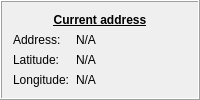
             <widget class="QFrame" name="AddressFrame">
                 <property name="enabled">
                     <bool>true</bool>
                 </property>
                 <property name="sizePolicy">
                     <sizepolicy hsizetype="Preferred" vsizetype="Preferred">
                         <horstretch>0</horstretch>
                         <verstretch>2</verstretch>
                     </sizepolicy>
                 </property>
                 <property name="tabletTracking">
                     <bool>false</bool>
                 </property>
                 <property name="contextMenuPolicy">
                     <enum>Qt::DefaultContextMenu</enum>
                 </property>
                 <property name="autoFillBackground">
                     <bool>false</bool>
                 </property>
     <property name="frameShape">
      <enum>QFrame::Box</enum>
     </property>
     <property name="frameShadow">
      <enum>QFrame::Raised</enum>
     </property>
     <property name="midLineWidth">
      <number>0</number>
     </property>
     <layout class="QFormLayout" name="formLayout_2">
      <item row="0" column="0" colspan="2">
       <widget class="QLabel" name="lblAddress">
        <property name="font">
         <font>
          <weight>75</weight>
          <bold>true</bold>
          <underline>true</underline>
         </font>
        </property>
        <property name="text">
         <string>Current address</string>
        </property>
        <property name="alignment">
         <set>Qt::AlignCenter</set>
        </property>
       </widget>
      </item>
      <item row="1" column="0">
       <widget class="QLabel" name="lblAdd">
        <property name="frameShape">
         <enum>QFrame::NoFrame</enum>
        </property>
        <property name="text">
         <string>Address:</string>
        </property>
       </widget>
      </item>
      <item row="2" column="0">
       <widget class="QLabel" name="lblLat">
        <property name="text">
         <string>Latitude:</string>
        </property>
       </widget>
      </item>
      <item row="2" column="1">
       <widget class="QLabel" name="lblInfoLat">
        <property name="text">
         <string>N/A</string>
        </property>
       </widget>
      </item>
      <item row="3" column="0">
       <widget class="QLabel" name="lblLong">
        <property name="text">
         <string>Longitude:</string>
        </property>
       </widget>
      </item>
      <item row="3" column="1">
       <widget class="QLabel" name="lblInfoLong">
        <property name="text">
         <string>N/A</string>
        </property>
       </widget>
      </item>
      <item row="1" column="1">
          <widget class="QLabel" name="lblInfoAddress">
              <property name="frameShape">
                  <enum>QFrame::NoFrame</enum>
              </property>
              <property name="text">
                  <string>N/A</string>
              </property>
          </widget>
      </item>
     </layout>
             </widget>
